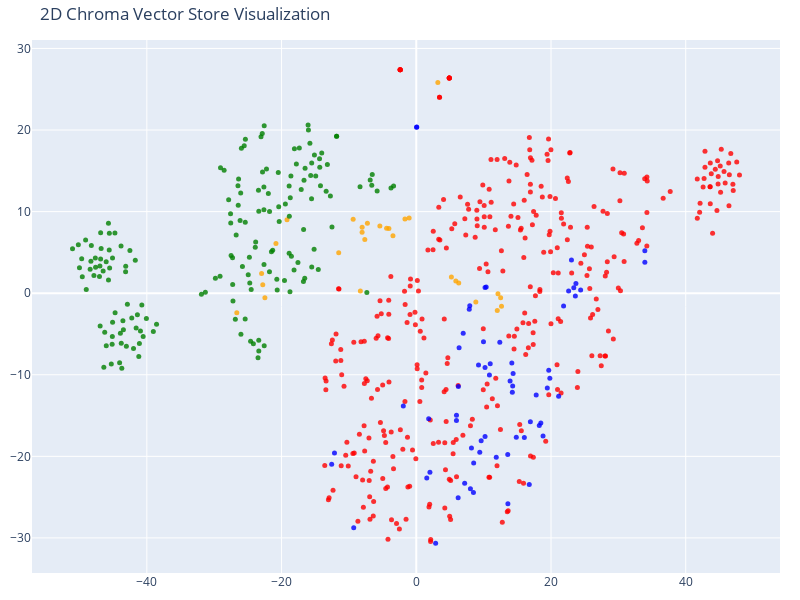

The code cell stored with this chart in its notebook:
### Code cell
####### 2d
tsne = TSNE(n_components=2, random_state=42)
reduced_vectors = tsne.fit_transform(vectors)

# Create the 2D scatter plot
fig = go.Figure(data=[go.Scatter(
    x=reduced_vectors[:, 0],
    y=reduced_vectors[:, 1],
    mode='markers',
    marker=dict(size=5, color=colors, opacity=0.8),
    text=[f"Type: {t}<br>Text: {d[:100]}..." for t, d in zip(doc_types, documents)],
    hoverinfo='text'
)])

fig.update_layout(title='2D Chroma Vector Store Visualization',
    scene=dict(xaxis_title='x',yaxis_title='y'),
    width=800,
    height=600,
    margin=dict(r=20, b=10, l=10, t=40)
)

fig.show()

### Figure 1 — Plotly figure (JSON) as saved in the notebook; plotly's stock layout.template omitted (floating-point values rounded to 4 significant figures; data arrays with more than 128 entries replaced by an {"elided": "..."} marker saying what was removed)
{"data": [{"hoverinfo": "text", "marker": {"color": {"elided": "606 str values"}, "opacity": 0.8, "size": 5}, "mode": "markers", "text": {"elided": "606 str values"}, "type": "scatter", "x": {"elided": "606 float values"}, "y": {"elided": "606 float values"}}], "layout": {"height": 600, "margin": {"b": 10, "l": 10, "r": 20, "t": 40}, "scene": {"xaxis": {"title": {"text": "x"}}, "yaxis": {"title": {"text": "y"}}}, "title": {"text": "2D Chroma Vector Store Visualization"}, "width": 800}}
